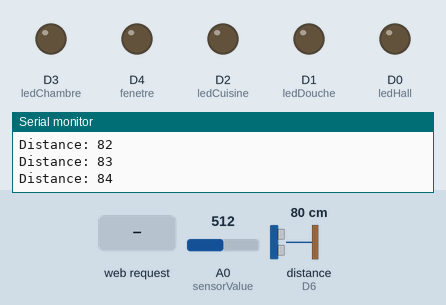
This sketch was run on a simulated ESP8266 (NodeMCU). Shown: output pins drawn as LEDs (lit = HIGH), the last lines printed to the serial monitor. Wiring (inferred from the names in the program): ultrasonic range finder: trigger D5; echo D6. The test bench sets the inputs (shaded band); at power-on: A0 (sensorValue) = 512, distance to the obstacle (sensor on D6) 80 cm. The echo pulse lasts 58.3 µs per cm; WiFi joins after 1.5 s; servers stay silent unless stated; pins used as bus, display or sensor lines are not drawn.

Above: at 2.7 s.
2.8 s: HTTP request GET /gpio/h1 received
At 4.0 s:
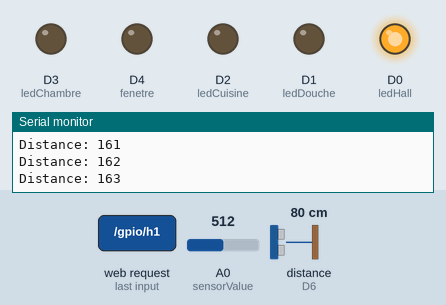
4.3 s: HTTP request GET /gpio/d1 received
At 5.3 s:
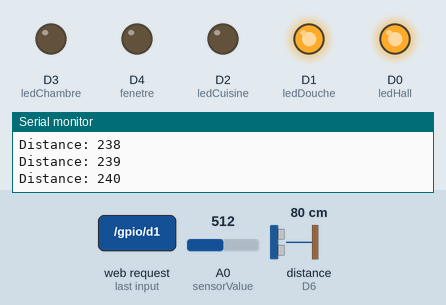
5.8 s: HTTP request GET /gpio/h0 received
At 6.9 s:
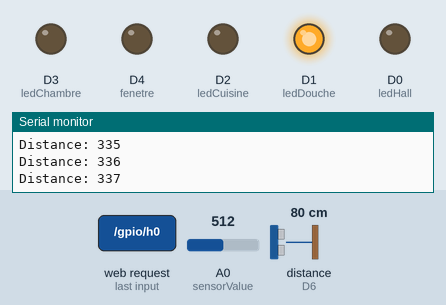
Timing chart, 0 to 8.8 s (numbered marks = the images above; inputs shaded):
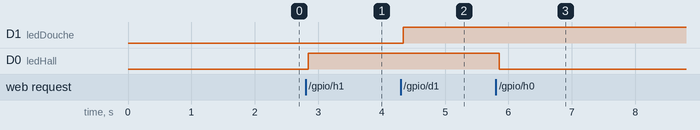

Measured:
- after the input at 2.8 s, D0 (ledHall): LOW → HIGH at once
- after the input at 4.3 s, D1 (ledDouche): LOW → HIGH at once
- after the input at 5.8 s, D0 (ledHall): HIGH → LOW after 0.05 s

The sketch:

home.ino
```cpp
#include <ESP8266WiFi.h>

// Nom et mot de passe du réseau WIFI
const char* ssid = "ESTIAM Wifi";
const char* password = "r8d8c3p0r2d2";

// Creation d un serveur qui ecoute sur le port 80
WiFiServer server(80);

const byte ledHall = D0;
const byte ledDouche = D1;
const byte ledCuisine = D2;
const byte ledChambre = D3;
const byte fenetre = D4;
int etat [5] = {0};
const int sensorValue = A0;


const int TRIGGER_PIN = D5; // Broche TRIGGER
const int ECHO_PIN = D6;    // Broche ECHO
int vSon=59; //valeur de temps en µs d'un aller retour du son sur 1cm

/* Constantes pour le timeout */
const unsigned long MEASURE_TIMEOUT = 25000UL; // 25ms = ~8m à 340m/s

/* Vitesse du son dans l'air en mm/us */
const float SOUND_SPEED = 340.0 / 1000;

void setup() {
  // put your setup code here, to run once:
  Serial.begin(9600);
  delay(10);

  // Declaration port  en sortie
  pinMode(ledHall,OUTPUT);
  pinMode(ledDouche,OUTPUT);
  pinMode(ledCuisine,OUTPUT);
  pinMode(ledChambre,OUTPUT);
  pinMode(fenetre,OUTPUT);
  pinMode(sensorValue,INPUT);


 /* Initialise les broches */
  pinMode(TRIGGER_PIN, OUTPUT);
  pinMode(ECHO_PIN, INPUT);


   // Connection au réseau WiFi
  Serial.println();
  Serial.println();
  Serial.print("Connection a ");
  Serial.println(ssid);

  WiFi.begin(ssid, password);

  while (WiFi.status() != WL_CONNECTED) {
    delay(500);
    Serial.print(".");
  }
  Serial.println("");
  Serial.println("WiFi OK");

  // demarrage du serveur
  server.begin();
  Serial.println("Server OK");

  // Adresse IP locale attribuee
  Serial.println(WiFi.localIP());

}


void loop() {
  // put your main code here, to run repeatedly:

  int distance=mesureDistance(); //on

 Serial.print(F("Distance: "));
  Serial.println(distance);


    // Un client est-il connecte ?
  WiFiClient client = server.available();
  if (!client) {
    return;
  }

  // Attente donnees envoyees par un client
  Serial.println("Nouveau client");
  while(!client.available()){
    delay(1);
  }

  // Lecture premiere ligne de la requete
  String req = client.readStringUntil('\r');
  Serial.println(req);
  client.flush();

  // Decodage de la requete recue
  int etatHall,etatChambre,etatCuisine,etatDouche,etatFenetre;


  //controle lampe du hall
  if (req.indexOf("/gpio/h0") != -1 || req.indexOf("/gpio/?=h0") != -1){
     digitalWrite(D0, 0);
     etat[0] = 0;
    Serial.println("Demande extinction LED hall");}
 else if (req.indexOf("/gpio/h1") != -1 || req.indexOf("/gpio/?=h1") != -1){
     digitalWrite(D0, 1);
      etat[0] = 1;
    Serial.println("Demande allumage LED hall");}

//controle lampe douche
 else if (req.indexOf("/gpio/d0") != -1 || req.indexOf("/gpio/?=d0") != -1){
     digitalWrite(D1, 0);
      etat[1] = 0;
    Serial.println("Demande extinction LED douche");}
 else if (req.indexOf("/gpio/d1") != -1 || req.indexOf("/gpio/?=d1") != -1){
     digitalWrite(D1, 1);
      etat[1] = 1;
    Serial.println("Demande allumage LED douche");}


//controle lampe cuisine
     else if (req.indexOf("/gpio/c0") != -1 || req.indexOf("/gpio/?=c0") != -1){
     digitalWrite(D2, 0);
      etat[2] = 0;
    Serial.println("Demande extinction LED cuisine");}
  else if (req.indexOf("/gpio/c1") != -1 || req.indexOf("/gpio/?=c1") != -1){
     digitalWrite(D2, 1);
      etat[2] = 1;
    Serial.println("Demande allumage LED cuisine");}

//controle lampe chambre
 else if (req.indexOf("/gpio/C0") != -1 || req.indexOf("/gpio/?=C0") != -1){
     digitalWrite(D3, 0);
      etat[3] = 0;
    Serial.println("Demande extinction LED chambre");}
 else if (req.indexOf("/gpio/C1") != -1 || req.indexOf("/gpio/?=C1") != -1){
     digitalWrite(D3, 1);
      etat[3] = 1;
    Serial.println("Demande allumage LED chambre");}


//controle fenetre
 else if (req.indexOf("/gpio/f0") != -1 || req.indexOf("/gpio/?=f0") != -1){
     digitalWrite(D4, 0);
      etat[4] = 0;
    Serial.println("Demande ouverture fenetre");}
 else if (req.indexOf("/gpio/f1") != -1 || req.indexOf("/gpio/?=f1") != -1){
     digitalWrite(D4, 1);
      etat[4] = 1;
    Serial.println("Demande fermeture fenetre");}


  else {
    Serial.println("Requete invalide");
    client.stop();
    return;
  }


  client.flush();

  // Prepararation de la reponse au client WEB Refresh: 0.005\r\n
  String s = "HTTP/1.1 200 OK\r\nContent-Type: text/html\r\n\r\n<!DOCTYPE HTML>\r\n<meta charset='UTF-8'>\r\n<html>\r\n";
 /* s += (val)?"allumee":"eteinte";*/

 s+="<br />";//retour à la ligne
 s+="<center><table>";//border=3 border cellpading=5>"); //Ajout d'un tableau
 s+="<table border width=800 height=400> ";
 s+="<tr><th>Action</th><th>Équipement</th><th>Etat</th></tr>";

 for(int i = 0;i < 5; i++ ){
  s+="<tr>";

  switch (i) {
  case 0:
      s += (etat[i])?"<td><a href='http://172.16.198.146/gpio/h0'>Eteindre</a></td>":"<td><a href='http://172.16.198.146/gpio/h1'>Allumer</a></td>";
      s+="<td>Hall</td> ";
    break;
  case 1:
      s += (etat[i])?"<td><a href='http://172.16.198.146/gpio/d0'>Eteindre</a></td>":"<td><a href='http://172.16.198.146/gpio/d1'>Allumer</a></td>";
      s+="<td>Douche</td>";
    break;
  case 2:
      s += (etat[i])?"<td><a href='http://172.16.198.146/gpio/c0'>Eteindre</a></td>":"<td><a href='http://172.16.198.146/gpio/c1'>Allumer</a></td>";
      s+="<td>Cuisine</td>";
    break;
  case 3:
      s += (etat[i])?"<td><a href='http://172.16.198.146/gpio/C0'>Eteindre</a></td>":"<td><a href='http://172.16.198.146/gpio/C1'>Allumer</a></td>";
      s+="<td>Chambre</td>";
    break;
 default:
      s += (etat[i])?"<td><a href='http://172.16.198.146/gpio/f0'>Fermer</a></td>":"<td><a href='http://172.16.198.146/gpio/f1'>Ouvrir</a></td>";
      s+="<td>fenêtre</td>";

}

  if(i==4)
  {
    s += (etat[i])?"<td><font color='blue'>ouverte</td>":"<td><font color='black'>fermée</td>";
  }
  else
  {
    s += (etat[i])?"<td><font color='green'>allumee</td>":"<td><font color='red'>eteinte</td>";
  }

  s+="</tr>";


 }


s+="</table></center><br />";
s+="La porte est : ";
s += distance < 0.20 ?"ouverte":"fermée";

s+="<br/>Intensité : ";

int sensorValue = analogRead(A0);
  s+= String(sensorValue);

   s += sensorValue ?"<br/><font color='green'>allumee":"<font color='red'>eteinte";

 s += "</html>\n";
  // Envoi de la reponse au client
  client.print(s);
  delay(1);
  Serial.println("Client deconnecte");


}


//fonction de mesure de distance avec SRF05

long mesureDistance() {

  unsigned long mesure = 0; // variable de mesure


 digitalWrite(TRIGGER_PIN, LOW);
    delayMicroseconds(2); //on attend que le signal soit clair

  digitalWrite(TRIGGER_PIN, HIGH);

    delayMicroseconds(10); //pendant 10 µs

  digitalWrite(TRIGGER_PIN, LOW);


    mesure = pulseIn(ECHO_PIN, HIGH); // fonction pulseIn qui attend un état haut et renvoie le temps d'attente

     long Distance_mm = Distance(mesure);


}


long Distance(long time)
{
    // Calculates the Distance in mm
    // ((time)*(Speed of sound))/ toward and backward of object) * 10

    long DistanceCalc;                      // Calculation variable
    DistanceCalc = ((time /2.9) / 2);     // Actual calculation in mm
    //DistanceCalc = time / 74 / 2;         // Actual calculation in inches
    return DistanceCalc;                    // return calculated value
}
```
